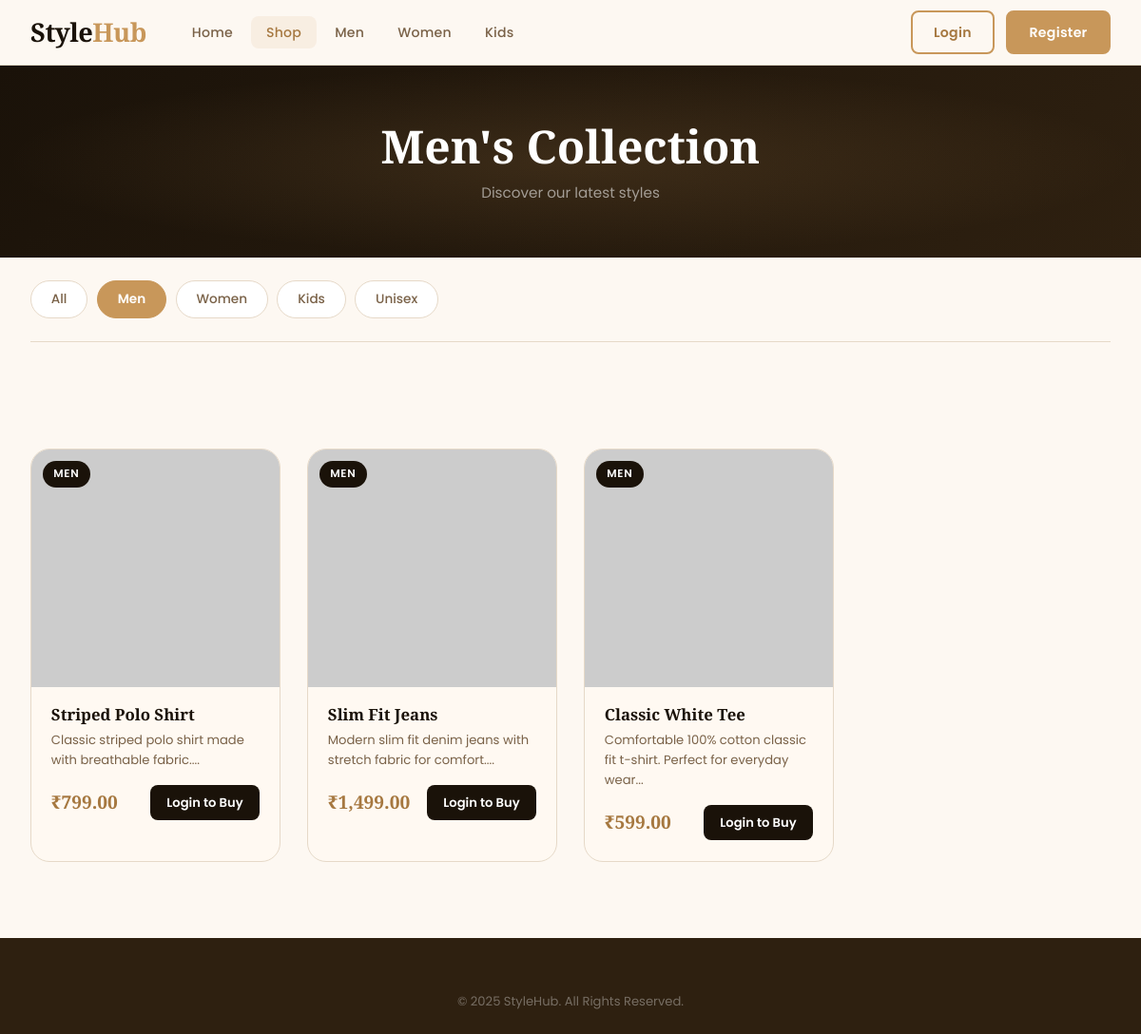
/products.php?category=Men, run on the app's committed database.
### tables this page shows
CREATE TABLE products (
    id INT AUTO_INCREMENT PRIMARY KEY,
    name VARCHAR(150) NOT NULL,
    description TEXT,
    price DECIMAL(10,2) NOT NULL,
    category VARCHAR(50) NOT NULL,         
    image VARCHAR(255) DEFAULT 'placeholder.jpg',
    stock INT DEFAULT 10,
    created_at TIMESTAMP DEFAULT CURRENT_TIMESTAMP
);

### products.php (the view, shortened to what this page needs)
<?php
require_once 'config.php';
$category = isset($_GET['category']) ? trim($_GET['category']) : '';
if (!empty($category)) {
    $stmt = mysqli_prepare($conn, "SELECT * FROM products WHERE category = ? ORDER BY id DESC");
    mysqli_stmt_bind_param($stmt, "s", $category);
    mysqli_stmt_execute($stmt);
    $result = mysqli_stmt_get_result($stmt);
} else {
    $result = mysqli_query($conn, "SELECT * FROM products ORDER BY id DESC");
}
$cart_count = 0;
?>
<!DOCTYPE html>
<html lang="en">
<head>
    <link rel="stylesheet" href="style.css">
</head>
<body>
<nav class="navbar">
    <div class="nav-container">
        <a href="index.php" class="logo">Style<span>Hub</span></a>
        <ul class="nav-links">
            <li><a href="index.php">Home</a></li>
            <li><a href="products.php" class="active">Shop</a></li>
            <li><a href="products.php?category=Men">Men</a></li>
            <li><a href="products.php?category=Women">Women</a></li>
            <li><a href="products.php?category=Kids">Kids</a></li>
        </ul>
        <div class="nav-right">
            <?php if (isset($_SESSION['user_id'])): ?>
                <a href="cart.php" class="btn-icon">🛒 Cart (<?= $cart_count ?>)</a>
                <?php if ($_SESSION['is_admin']): ?>
                    <a href="admin.php" class="btn-outline">Admin</a>
                <?php endif; ?>
                <a href="logout.php" class="btn-primary">Logout</a>
            <?php else: ?>
                <a href="login.php" class="btn-outline">Login</a>
                <a href="register.php" class="btn-primary">Register</a>
            <?php endif; ?>
        </div>
    </div>
</nav>
<div class="page-header">
    <h1><?= $category ? htmlspecialchars($category) . "'s Collection" : "All Products" ?></h1>
    <p>Discover our latest styles</p>
</div>
<div class="container">
    <div class="filter-bar">
        <a href="products.php" class="filter-btn <?= empty($category) ? 'active' : '' ?>">All</a>
        <a href="products.php?category=Men" class="filter-btn <?= $category == 'Men' ? 'active' : '' ?>">Men</a>
        <a href="products.php?category=Women" class="filter-btn <?= $category == 'Women' ? 'active' : '' ?>">Women</a>
        <a href="products.php?category=Kids" class="filter-btn <?= $category == 'Kids' ? 'active' : '' ?>">Kids</a>
        <a href="products.php?category=Unisex" class="filter-btn <?= $category == 'Unisex' ? 'active' : '' ?>">Unisex</a>
    </div>
</div>
<section class="products-section">
    <div class="container">
        <?php if (mysqli_num_rows($result) == 0): ?>
            <div class="empty-state">
                <div class="empty-icon">👕</div>
                <h3>No products found</h3>
                <p>Try a different category</p>
                <a href="products.php" class="btn-primary">View All</a>
            </div>
        <?php else: ?>
            <div class="product-grid">
                <?php while ($product = mysqli_fetch_assoc($result)): ?>
                <div class="product-card">
                    <div class="product-img">
                        <img src="uploads/<?= htmlspecialchars($product['image']) ?>"
                             alt="<?= htmlspecialchars($product['name']) ?>"
                             onerror="this.src='https://placehold.co/300x380/f5e8d5/c8975a?text=No+Image'">
                        <span class="product-badge"><?= htmlspecialchars($product['category']) ?></span>
                    </div>
                    <div class="product-info">
                        <h3><?= htmlspecialchars($product['name']) ?></h3>
                        <p class="product-desc"><?= htmlspecialchars(substr($product['description'], 0, 70)) ?>...</p>
                        <div class="product-footer">
                            <span class="price"><?= CURRENCY . number_format($product['price'], 2) ?></span>
                            <?php if (isset($_SESSION['user_id'])): ?>
                                <a href="cart.php?action=add&id=<?= $product['id'] ?>"
                                   class="btn-cart"
                                   onclick="showToast('Added to cart!')">
                                    Add to Cart
                                </a>
                            <?php else: ?>
                                <a href="login.php" class="btn-cart">Login to Buy</a>
                            <?php endif; ?>
                        </div>
                    </div>
                </div>
                <?php endwhile; ?>
            </div>
        <?php endif; ?>
    </div>
</section>
<footer class="footer">
    <div class="container">
        <div class="footer-bottom">
            <p>&copy; 2025 StyleHub. All Rights Reserved.</p>
        </div>
    </div>
</footer>
</body>
</html>

### data on the page
products: category "MEN", name "Striped Polo Shirt", description "Classic striped polo shirt made with breathable fabric.", price "799.00"
products: category "MEN", name "Slim Fit Jeans", description "Modern slim fit denim jeans with stretch fabric for comfort.", price "1,499.00"
products: category "MEN", name "Classic White Tee", description "Comfortable 100% cotton classic fit t-shirt. Perfect for everyday wear", price "599.00"

### other printed values
$category "Men"
